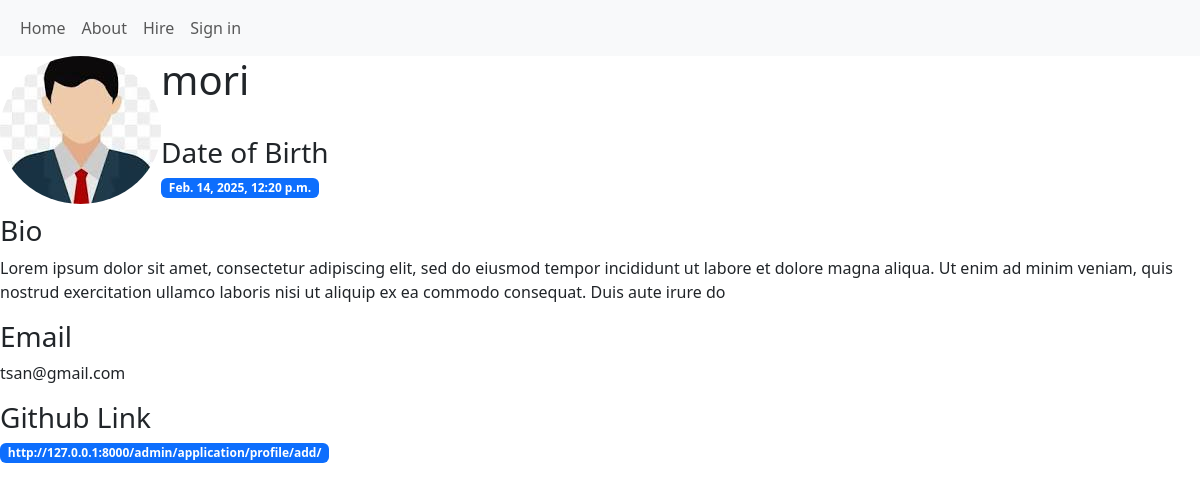
The page /profiles/mori on the database its author committed.
### application/models.py (models this page shows, shortened)
class Profile(models.Model):
    user = models.OneToOneField(User, on_delete=models.CASCADE)
    image = models.ImageField(upload_to='static/profile/img',
                              default='static/profile/img/avatar.jpeg')
    date_of_birth = models.DateTimeField(null=True)
    bio = models.CharField(max_length=250)
    email = models.EmailField()
    git_link = models.URLField(blank=True, null=True)
    slug = models.SlugField(max_length=50, default="" ,blank=True , null=True)

### application/views.py (the view)
# urls.py: path('profiles/<slug:slug>', profile_details_view, name="profile_details"),
def profile_details_view(request, slug):
    try:
        profile = get_object_or_404(Profile, slug=slug)
        education = Education.objects.filter(user=profile.user)
        experience = Experience.objects.filter(user=profile.user)
        referee = Referee.objects.filter(user=profile.user)
        context = {
            'profile': profile,
            'education': education,
            'experience': experience,
            'referre': referee,
        }
        return render(request, 'accounts/profile_details.html', context)
    except Exception as e:
        return render(request, 'accounts/error.html', {'error': str(e)})

### application/templates/accounts/profile_details.html (shortened to what this page needs)
{% extends 'accounts/base.html' %}
{% load static %}
{% load bootstrap5 %}
{% load bootstrap_icons %}
{% block content %}
    <img src="{{profile.image.url}}" alt="{{profile.user.username}}'s profile picture"
    style="float: left; border-radius: 50%;">
    <h1>{{profile.user.username}}</h1> <br>
    <h3>Date of Birth</h3>
    <p class="badge bg-primary">{{profile.date_of_birth}}</p><br>
    <h3>Bio</h3>
    <p class="">{{profile.bio}}</p>
    <h3>Email</h3>
    <p>{{profile.email}}</p>
    <h3>Github Link</h3>
    <p class="badge bg-primary">{{profile.git_link}}</p>
{% endblock %}

### rows shown on the page
Profile: image (picture), user.username "mori", date_of_birth "Feb. 14, 2025, 12:20 p.m.", bio "Lorem ipsum dolor sit amet, consectetur adipiscing elit, sed do eiusmod tempor incididunt ut labore et dolore magna aliqua. Ut enim ad minim veniam, quis nostrud exercitation ullamco laboris nisi ut aliquip ex ea commodo consequat. Duis aute irure do", email "tsan@gmail.com", git_link "http://127.0.0.1:8000/admin/application/profile/add/"
